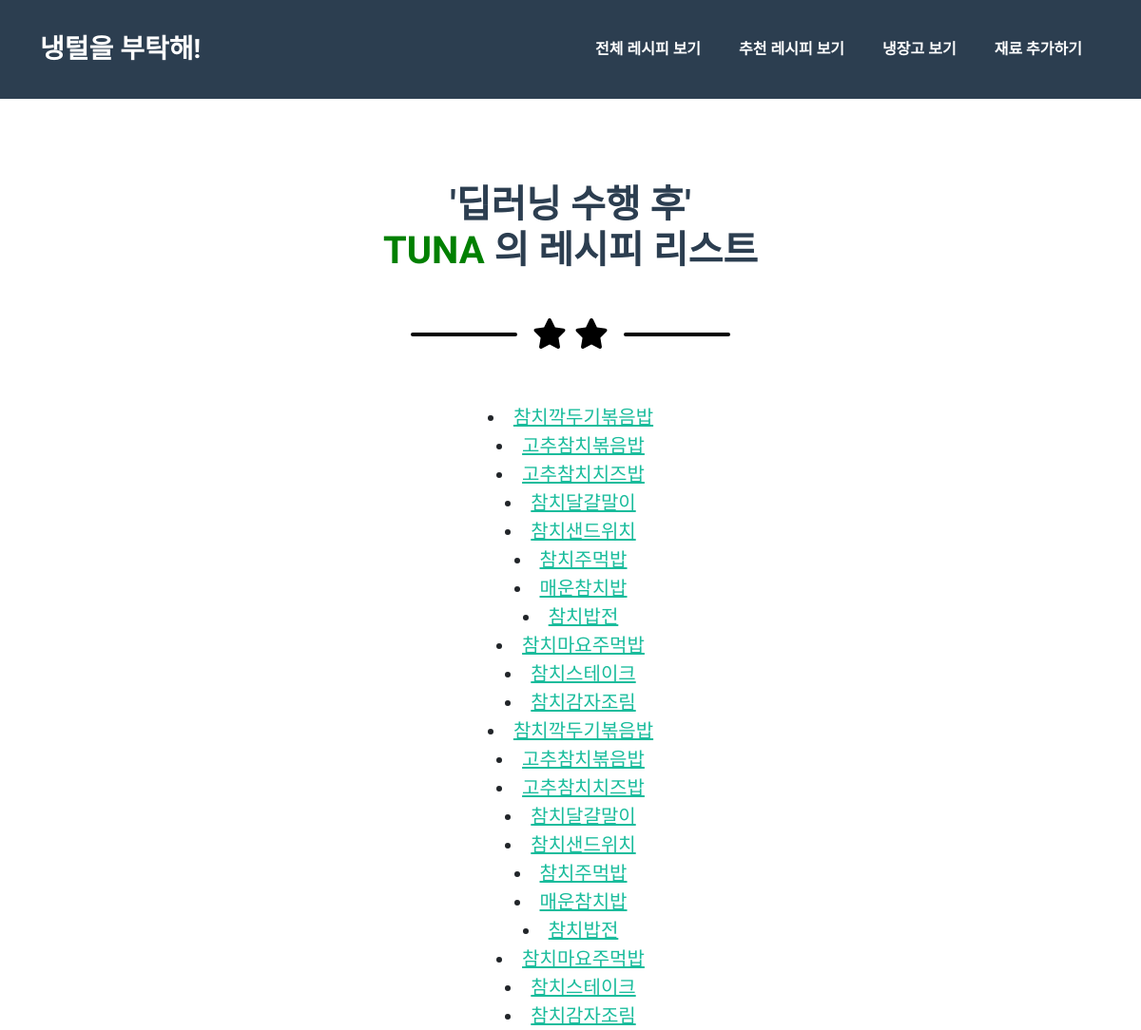
The app's page /refrigerator/total_recipe/tuna with its own data.
### refrigerator/models.py (models this page shows, shortened)
class Recipe(models.Model):
    recipe_id = models.BigAutoField(help_text="Recipe ID", primary_key=True)
    recipe_title = models.CharField(max_length=100)
    recipe_main_ingre = models.CharField(max_length=100)
    recipe_total_ingre = models.CharField(max_length=500)
    recipe_serving = models.CharField(max_length=100)
    recipe_time = models.CharField(max_length=100)
    recipe_order = models.CharField(max_length=1500, default='')
    recipe_image = models.CharField(max_length=200)

### refrigerator/views.py (the view)
# urls.py: path('total_recipe/<str:main_ing>', views.photo_recipe, name='photo_recipe'),
def photo_recipe(request,main_ing):
    total_recipe = Recipe.objects.filter(recipe_main_ingre=main_ing)
    main_ing_a = main_ing
    print("main_ing",main_ing_a)
    context = {
        'recipe' : total_recipe,
        'main_ing' : main_ing_a
    }
    return render(request, 'refrigerator/photo_recipe.html', context)

### refrigerator/templates/refrigerator/photo_recipe.html (shortened to what this page needs)
{% load static %}
<!DOCTYPE html>
<html lang="en">
    <head>
        <link href="{% static "css/styles.css" %}" rel="stylesheet" />
    </head>
    <body id="page-top">
        <nav class="navbar navbar-expand-lg bg-secondary text-uppercase fixed-top" id="mainNav">
            <div class="container">
                <a class="navbar-brand" href="/refrigerator/main_page/">냉털을 부탁해!</a>
                <div class="collapse navbar-collapse" id="navbarResponsive">
                    <ul class="navbar-nav ms-auto">
                        <li class="nav-item mx-0 mx-lg-1"><a class="nav-link py-3 px-0 px-lg-3 rounded" href="/refrigerator/total_recipe" >전체 레시피 보기</a></li>
                        <li class="nav-item mx-0 mx-lg-1"><a class="nav-link py-3 px-0 px-lg-3 rounded" href="/refrigerator/my_rec/">추천 레시피 보기</a></li>
                        <li class="nav-item mx-0 mx-lg-1"><a class="nav-link py-3 px-0 px-lg-3 rounded" href="/refrigerator/fridge_save">냉장고 보기</a></li>
                        <li class="nav-item mx-0 mx-lg-1"><a class="nav-link py-3 px-0 px-lg-3 rounded" href="/refrigerator/image_upload">재료 추가하기</a></li>
                   </ul>
                </div>
            </div>
        </nav>
<body>
<br><br><br><br><br><br>
        <div class="container">
            <br></br>
            <h1 class="page-section-heading text-center text-uppercase text-secondary mb-0">'딥러닝 수행 후'<br> <span style="color: green; font-size:40px"> {{ main_ing }} </span>의 레시피 리스트</h1>
            <div class="divider-custom" >
                <div class="divider-custom divider-light">
                    <div class="divider-custom-line"></div>
                    <div class="divider-custom-icon"><i class="fas fa-star" ></i>
                    </div>
                    <div class="divider-custom-line"></div>
                </div>
            </div>
        </div>
    {% for rec in recipe %}
        <div style="text-align: center; font-size: 20px;">
        <li> <a href = {% url 'refrigerator:detail_recipe' rec.recipe_id %}> {{ rec.recipe_title }} </a> </li>
        </div>
    {% endfor %}
</body>
</html>

### refrigerator/templates/refrigerator/photo_recipe.html (style rules this page uses)
* { font-family: 'Do Hyeon', sans-serif; }

### records on screen
Recipe: recipe_title "참치깍두기볶음밥"
Recipe: recipe_title "고추참치볶음밥"
Recipe: recipe_title "고추참치치즈밥"
Recipe: recipe_title "참치달걀말이"
Recipe: recipe_title "참치샌드위치"
Recipe: recipe_title "참치주먹밥"
Recipe: recipe_title "매운참치밥"
Recipe: recipe_title "참치밥전"
Recipe: recipe_title "참치마요주먹밥"
Recipe: recipe_title "참치스테이크"
Recipe: recipe_title "참치감자조림"
Recipe: recipe_title "참치깍두기볶음밥"
Recipe: recipe_title "고추참치볶음밥"
Recipe: recipe_title "고추참치치즈밥"
Recipe: recipe_title "참치달걀말이"
Recipe: recipe_title "참치샌드위치"
Recipe: recipe_title "참치주먹밥"
Recipe: recipe_title "매운참치밥"
Recipe: recipe_title "참치밥전"
Recipe: recipe_title "참치마요주먹밥"
Recipe: recipe_title "참치스테이크"
Recipe: recipe_title "참치감자조림"

### other values on screen
{{ main_ing }} "TUNA"
